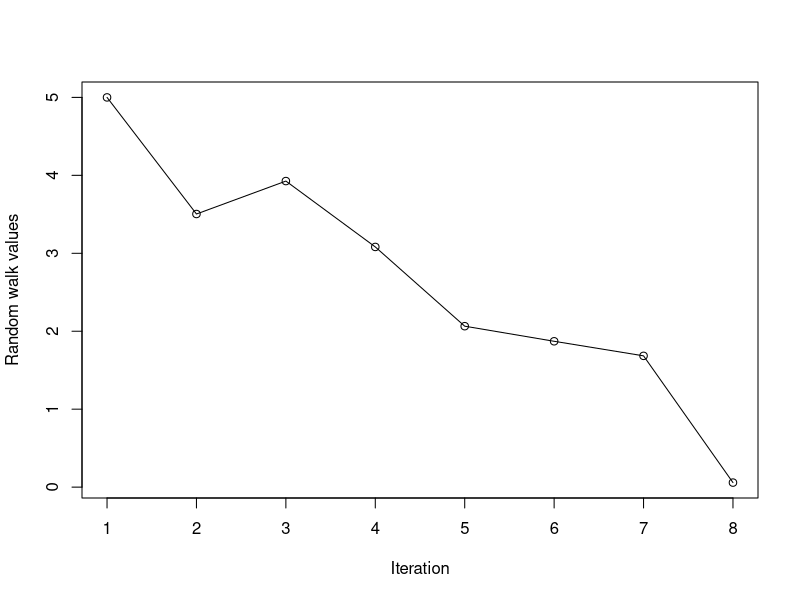
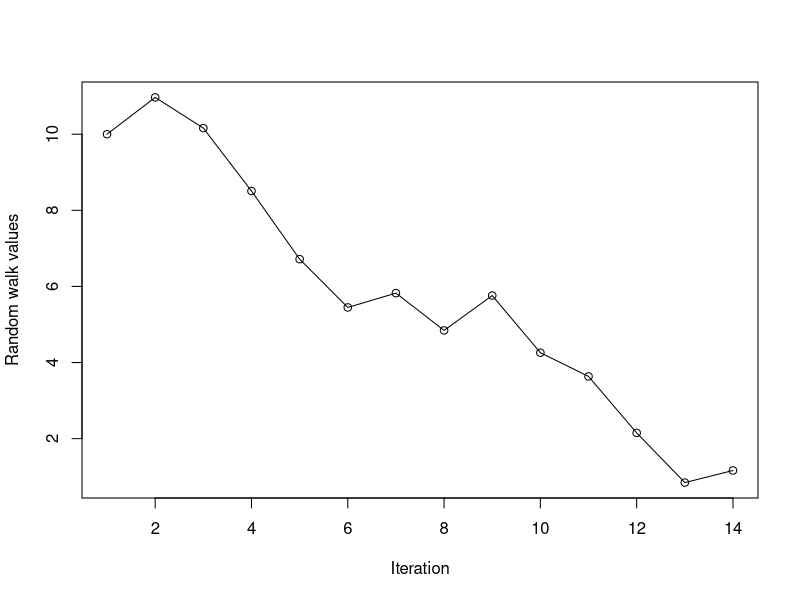
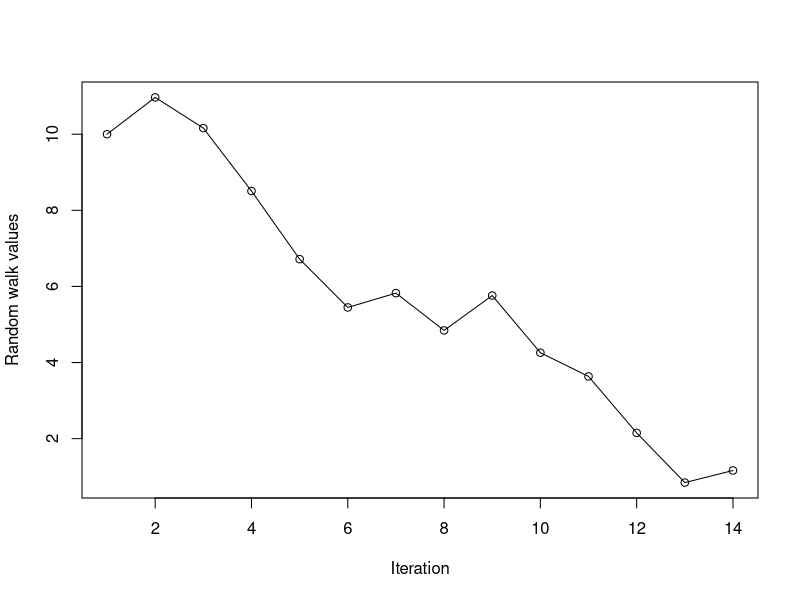
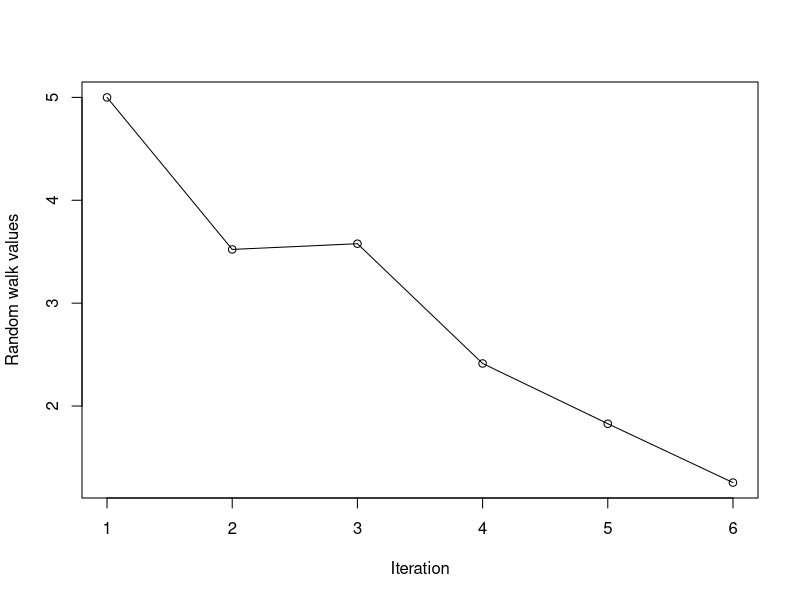

Reproduce these figures in R, in order. (Note: this script raises an error after producing the figures.)
## ---- chunk 1
# A hook to wrap output based on a linewidth chunk option
# From https://github.com/yihui/knitr-examples/blob/master/077-wrap-output.Rmd
library(knitr)
hook_output = knit_hooks$get('output')
knit_hooks$set(output = function(x, options) {
  # this hook is used only when the linewidth option is not NULL
  if (!is.null(n <- options$linewidth)) {
    x = knitr:::split_lines(x)
    # any lines wider than n should be wrapped
    if (any(nchar(x) > n)) x = strwrap(x, width = n)
    x = paste(x, collapse = '\n')
  }
  hook_output(x, options)
})
opts_chunk$set(cache=TRUE, autodep=TRUE, cache.comments=TRUE, linewidth=79)
## ---- chunk 2
#function with errors
cols.with.ab.zeros = function(my.mat, a=0, b=Inf) {
  # Function: cols.with.ab.zeros, to retrieve columns of matrix that have between
  #   a and b zeros, each
  # Inputs:
  # - my.mat: the original matrix 
  # - a: lower bound for number of zeros allowed; default is 0
  # - b: upper bound for number of zeros allowed; default is Inf
  # Output: the new matrix
  zeros.per.column = colSums(mat != 0)
  i.to.keep = a <= zeros.per.column && zeros.per.column <= b
  return(my.mat[i.to.keep,])
}
## ---- chunk 3
#function without errors
cols.with.ab.zeros = function(my.mat, a=0, b=Inf) {
  zeros.per.column = colSums(my.mat == 0)
  i.to.keep = c()
  for (x in 1:length(zeros.per.column)){
    if (a <= zeros.per.column[x] && zeros.per.column[x] <= b){
      i.to.keep <- append(i.to.keep, x)
    }
  }
  return(matrix(my.mat[,i.to.keep],3,length(i.to.keep)))
}
## ---- chunk 4
mat = matrix(c(0,0,1,0,1,1,1,1,1), 3, 3)
identity.mat = diag(1, 3)
cols.with.ab.zeros(mat) # Should get back original matrix
cols.with.ab.zeros(mat, a=1, b=2) # Should get back first 2 columns of mat
cols.with.ab.zeros(mat, a=2, b=2) # Should get just 1st column of mat; note
  # this should still be a matrix though, and not a numeric vector!
cols.with.ab.zeros(identity.mat, a=2, b=2) # Should get back original matrix
## ---- chunk 5
#function with errors
list.extractor = function(my.list, i.to.keep=NULL, i.to.remove=NULL) {
  # Function: list.extractor, to extract elements of a list
  # Inputs:
  # - my.list: the original list 
  # - i.to.keep: vector of indices, corresponding to elements of the list we
  #   want to keep. Default is NULL, in which case this argument is ignored
  # - i.to.remove: vector of indices, corresponding to elements of the list we
  #   want to remove Default is NULL, in which case this argument is ignored.
  #   NOTE: if both i.to.keep and i.to.remove are non-NULL, then the first 
  #   one should take precedence (i.e., we don't remove anything)
  # Output: the new list
  
  if (i.to.keep!=NULL) {
    L = my.list[[i.to.keep]]
  }
  if (i.to.remove!=NULL) {
    L = my.list[[-i.to.remove]]
  }
  return(L)
}
## ---- chunk 6
#function without errors
list.extractor = function(my.list, i.to.keep=NULL, i.to.remove=NULL) {
  
  if (is.null(i.to.keep)==FALSE) {
    L = my.list[(i.to.keep)]
  }
  else if (is.null(i.to.remove)==FALSE) {
    L = my.list[(-i.to.remove)]
  }
  return(L)
}
## ---- chunk 7
cool.list = list(ints=1:10, lets=letters[1:8], fracs=1:7/7,
                 bools=sample(c(TRUE,FALSE), 5, replace=TRUE))
list.extractor(cool.list, i.to.keep=c(1,3)) # Should get list with ints, fracs
list.extractor(cool.list, i.to.remove=4) # Should get list without bools
list.extractor(cool.list, i.to.keep=2:4, i.to.remove=4) # Should get list with
  # lets, fracs, and bools (the i.to.remove argument should be ignored)
## ---- chunk 8
#function with errors
random.walk = function(x.start=9, plot.walk=TRUE, seed=NULL) {
  # Function: random.walk, to run a simple random walk over the reals, which
  #   terminates when it reaches 0
  # Inputs:
  # - x.start: starting position. Default is 9
  # - plot.walk: should the result be plotted? Default is TRUE
  # - seed: integer seed to pass to set.seed(). Default is NULL, which means
  #   effectively no seed is set
  # Output: a list with elements x.vals, the values visited by the random walk,
  #   and num.steps, the number of steps taken before termination
  if (!is.null(seed)) set.seed(seed) # Set the seed, if we need to
  x.vals = x.start
  while (TRUE) {
    r = runif(1, -2, 1)
    if (tail(x.vals+r,1) <= 0) break
    else x.vals = c(x.vals, x.vals+r)
  }
  if (plot.walk <- TRUE) 
    plot(x.vals, xlab="Iteration", ylab="Random walk values", type="o")
  return(x.vals=x.vals, num.steps=length(x.vals))
}
## ---- chunk 9
#function without errors
random.walk = function(x.start=9, plot.walk=TRUE, seed=NULL) {
  if (!is.null(seed)) set.seed(seed) # Set the seed, if we need to
  x.vals = x.start
  while (TRUE) {
    r = runif(1, -2, 1)
    if (tail(x.vals+r,1) <= 0) break
    else x.vals = append(x.vals,tail(x.vals,1)+r)
  }
  if (plot.walk <- TRUE) 
    plot(x.vals, xlab="Iteration", ylab="Random walk values", type="o")
  return(list(x.vals=x.vals, num.steps=length(x.vals)-1))
}
## ---- chunk 10
random.walk(x.start=5, seed=3)$num.steps # Should print 8 (this is how many
  # steps it took the random walk), and produce a plot
random.walk(x.start=10, seed=7)$num.steps # Should print 14 (this is how many
  # steps it took the random walk), and produce a plot
random.walk(x.start=10, plot.walk=FALSE, seed=7)$num.steps # Should print 14 
  # (this is how many steps it took the random walk), and not produce a plot
## ---- chunk 11
#function using loop
add.up.inv.powers = function(n, verbose=FALSE) {
  x = 0
  for (i in 1:n) {
    x = x + i^(1/i)
    if (verbose) roman.cat(i)
  }
  if (verbose) cat("\n")
  return(x)
}

roman.cat = function(num) {
  roman.num = as.roman(num)
  roman.str = as.character(roman.num)
  cat(roman.str, "... ")
}

(auip3 = add.up.inv.powers(n=3))
(auip5 = add.up.inv.powers(n=5))
(auip10 = add.up.inv.powers(n=10))
## ---- chunk 12
#new function
add.up.inv = function(n, verbose = FALSE){
  x=c(1:n)
  total=sum(x^(1/x))
  if (verbose) roman.cat(y)
  return(total)
}

#original function
add.up.inv.powers = function(n, verbose=FALSE) {
  x = 0
  for (i in 1:n) {
    x = x + i^(1/i)
    if (verbose) roman.cat(i)
  }
  if (verbose) cat("\n")
  return(x)
}

roman.cat = function(num) {
  roman.num = as.roman(num)
  roman.str = as.character(roman.num)
  cat(roman.str, "... ")
}

(auip3 = add.up.inv.powers(n=3))
(auip5 = add.up.inv.powers(n=5))
(auip10 = add.up.inv.powers(n=10))

all.equal(add.up.inv.powers(n=3,verb=FALSE),add.up.inv(n=3))
all.equal(add.up.inv.powers(n=5,verb=FALSE),add.up.inv(n=5))
all.equal(add.up.inv.powers(n=10,verb=FALSE),add.up.inv(n=10))
## ---- chunk 13
#function with bugs
#fibonacci = function(n) {
#  my.fib = c(1,1)
#  for (i in 2:(n-1)) my.fib[i+1] = my.fib[i] + my.fib[i-1]  
#  return(my.fib[i])
#}
## ---- chunk 14
#function without bugs
fibonacci = function(n) {
  my.fib = c(1,1)
  for (i in 2:(n + 1)) my.fib[i+1] = my.fib[i] + my.fib[i-1]
  return(my.fib[i-1])
}
## ---- chunk 15
fibonacci(1) # Should be 1
fibonacci(2) # Should be 1
fibonacci(3) # Should be 2
fibonacci(5) # Should be 5
fibonacci(9) # Should be 34
## ---- chunk 16
#functions with bugs
sentence.flipper = function(str) {
  str.words = strsplit(str, split=" ")  
  rev.words = lapply(str, word.flipper)  
  str.flipped = paste(rev.words, collapse=" ")
  return(str.flipped)
}

word.flipper = function(str) {
  chars = strsplit(str, split="")
  chars.flipped = rev(chars)
  str.flipped = paste(chars.flipped, collapse="")
  return(str.flipped)
}
## ---- chunk 17
#functions without bugs
sentence.flipper = function(str) {
  str.words = strsplit(str, split = " ")[[1]] 
  rev.words = lapply(str.words, word.flipper) 
  str.flipped = paste(rev.words, collapse = " ") 
  return(str.flipped)
}

word.flipper = function(str) {
  chars = strsplit(str, split = "")[[1]] 
  chars.flipped = rev(chars)
  str.flipped = paste(chars.flipped, collapse = "") 
  return(str.flipped)
}
## ---- chunk 18
# Should be "eht kciuq nworb xof depmuj revo eht yzal god"
sentence.flipper("the quick brown fox jumped over the lazy dog") 
# Should be "ot eb ro on ot eb taht si eht noitseuq"
sentence.flipper("to be or no to be that is the question") 
## ---- chunk 19
sentence.flipper = function(str) {
  sentence.vect = sapply(str,FUN=function(x){
  str.words = strsplit(x,split = " ")[[1]]
  rev.words = lapply(str.words,word.flipper)
  str.flipped = paste(rev.words,collapse=" ")
    return(str.flipped)
  })
  return(unname(sentence.vect))
}
## ---- chunk 20
# Should be "olleh ssenkrad ym dlo dneirf", 
#           "ev'i emoc ot kaeps htiw uoy niaga"
sentence.flipper(c("hello darkness my old friend",
                   "i've come to speak with you again"))
# Should be "reven annog evig uoy pu",
#           "reven annog tel uoy nwod",
#           "reven annog nur dnuora dna tresed uoy"
sentence.flipper(c("never gonna give you up",
                   "never gonna let you down",
                   "never gonna run around and desert you"))
## ---- chunk 21
sentence.scramble = function(str){
  chars = strsplit(str, split = "")[[1]]
  chars.flipped = sample(chars)
  str.flipped = paste(chars.flipped, collapse="")
  return(str.flipped)
}

sentence.scrambler = function(str.vec){
  sentence.vect = sapply(str.vec, FUN = function(x){
    str.words = strsplit(x, split = " ")[[1]]
    rev.words = lapply(str.words, sentence.scramble)
    str.flipped = paste(rev.words, collapse = " ")
    return(str.flipped)
  })
  return(unname(sentence.vect))
}

str.vec =  c("I have no theorems, well",
  "I do have theorems, but none of them are named Fienberg's Theorem",
  "Even if there were a Fienberg's Theorem, it probably wouldn't be important",
  "What's important is the attitude, for what statistics is",
  "and how it's recognized by other people outside of our field")
sentence.scrambler(str.vec)

## ---- chunk 22
library("assertthat")

random.walk = function(x.start = 5, plot.walk=TRUE, seed = NULL) {
  assert_that(class(x.start) == "numeric" && class(plot.walk) == "logical" &&
                (is.null(seed) | class(seed)=="numeric"))
  if (!is.null(seed)) set.seed(seed) # Set the seed, if we need to
  x.vals = x.start
  while (TRUE) {
    r = runif(1, -2, 1)
    if (tail(x.vals+r,1) <= 0) break
    else x.vals = append(x.vals,tail(x.vals,1)+r)
  }
  if (plot.walk <- TRUE) 
    plot(x.vals, xlab = "Iteration", ylab = "Random walk values", type="o")
  return(list(x.vals = x.vals, num.steps = length(x.vals)-1))
}

random.walk(x.start=5,plot.walk=FALSE,seed=NULL)
random.walk(x.start="Hello World")
random.walk(x.start=6456456456,seed="TRUE")
random.walk(x.start=7,plot.walk=7,seed=NULL)
## ---- chunk 23
sentence.flipper = function(str) {
  assert_that(class(str)=="character")
  sentence.vect=sapply(str,FUN=function(x){
  str.words=strsplit(x,split=" ")[[1]]
  rev.words=lapply(str.words,word.flipper)
  str.flipped=paste(rev.words,collapse=" ")
    return(str.flipped)
  })
  return(unname(sentence.vect))
}

sentence.flipper("I attend CMU")
sentence.flipper(420 + 69)
sentence.flipper(TRUE)
## ---- chunk 24
library("testthat")

test_that("sentence.flipper works", {
      res = sentence.flipper("Daniel Zhu")
      expect_true(res== "uhZ leinaD")
    })

test_that("sentence.flipper works and returns a string", {
  res = sentence.flipper("CMU")
  expect_true(class(res)== class("UMC"))
})
## ---- chunk 25
test_sentence_scrambler <- function() {
  # Input sentences
  input_sentences <- c("I have no theorems, well",
                       "I do have theorems, but none of them are named Fienberg's Theorem",
                       "Even if there were a Fienberg's Theorem, it probably wouldn't be important",
                       "What's important is the attitude, for what statistics is",
                       "and how it's recognized by other people outside of our field")
  
  # Scramble the sentences
  scrambled_sentences <- sentence.scrambler(input_sentences)
  
  for (i in seq_along(input_sentences)) {
    input_sentence <- input_sentences[i]
    scrambled_sentence <- scrambled_sentences[i]
    
    # Test 1: Check if the total number of characters is preserved
    if (nchar(input_sentence) != nchar(scrambled_sentence)) {
      stop("Test failed: Total number of characters not preserved.")
    }
    
    # Test 2: Check if the number of words is preserved
    input_words <- strsplit(input_sentence, split = " ")[[1]]
    scrambled_words <- strsplit(scrambled_sentence, split = " ")[[1]]
    
    if (length(input_words) != length(scrambled_words)) {
      stop("Test failed: Number of words not preserved.")
    }
    
    # Test 3: Check if each word contains the same characters but in a different order
    for (j in seq_along(input_words)) {
      input_word_chars <- unlist(strsplit(input_words[j], split = ""))
      scrambled_word_chars <- unlist(strsplit(scrambled_words[j], split = ""))
      
      if (!identical(sort(input_word_chars), sort(scrambled_word_chars))) {
        stop("Test failed: Word characters not preserved.")
      }
    }
  }
  
  cat("All tests passed successfully.\n")
}

# Run this shit
test_sentence_scrambler()
